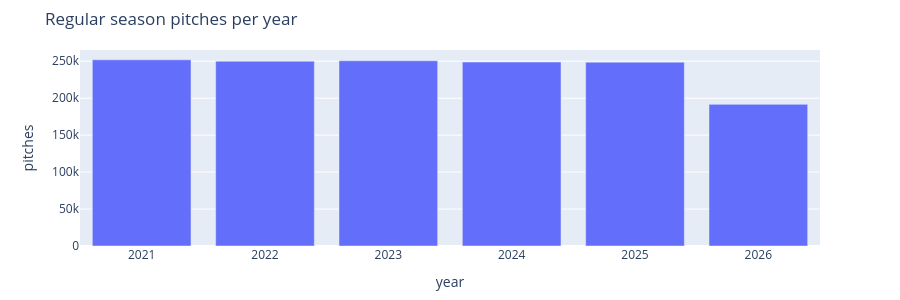

Source (notebook cell):
### Markdown cell above
## 1. Regular season pitches

### Code cell
print('Regular season pitches')
p = DATA_DIR / 'pitches.parquet'
if not p.exists():
    fail('pitches.parquet not found — run fetch.py')
else:
    pitches = pd.read_parquet(p)
    ok(f'{len(pitches):,} rows  |  {pitches.shape[1]} cols')
    ok(f'Date range: {pitches["game_date"].min().date()} → {pitches["game_date"].max().date()}')

    years_present = sorted(pitches['game_date'].dt.year.unique())
    missing_years = [y for y in REG_YEARS if y not in years_present]
    if missing_years:
        fail(f'Missing regular season years: {missing_years}')
    else:
        ok(f'All expected years present: {years_present}')

    by_year = pitches.groupby(pitches['game_date'].dt.year).size().reset_index(name='pitches')
    by_year.columns = ['year', 'pitches']
    print()
    print(by_year.to_string(index=False))

    fig = px.bar(by_year, x='year', y='pitches', title='Regular season pitches per year',
                 color_discrete_sequence=[PALETTE[0]])
    fig.update_layout(height=300, margin=dict(t=50, b=20))
    fig.show()

### Figure 1 — Plotly figure (JSON) as saved in the notebook; plotly's stock layout.template omitted (floating-point values rounded to 4 significant figures)
{"data": [{"hovertemplate": "year=%{x}<br>pitches=%{y}<extra></extra>", "legendgroup": "", "marker": {"color": "#636EFA", "pattern": {"shape": ""}}, "name": "", "orientation": "v", "showlegend": false, "textposition": "auto", "type": "bar", "x": [2021, 2022, 2023, 2024, 2025, 2026], "xaxis": "x", "y": [251939, 250039, 250620, 248937, 248709, 191633], "yaxis": "y"}], "layout": {"barmode": "relative", "height": 300, "legend": {"tracegroupgap": 0}, "margin": {"b": 20, "t": 50}, "title": {"text": "Regular season pitches per year"}, "xaxis": {"anchor": "y", "domain": [0, 1], "title": {"text": "year"}}, "yaxis": {"anchor": "x", "domain": [0, 1], "title": {"text": "pitches"}}}}
